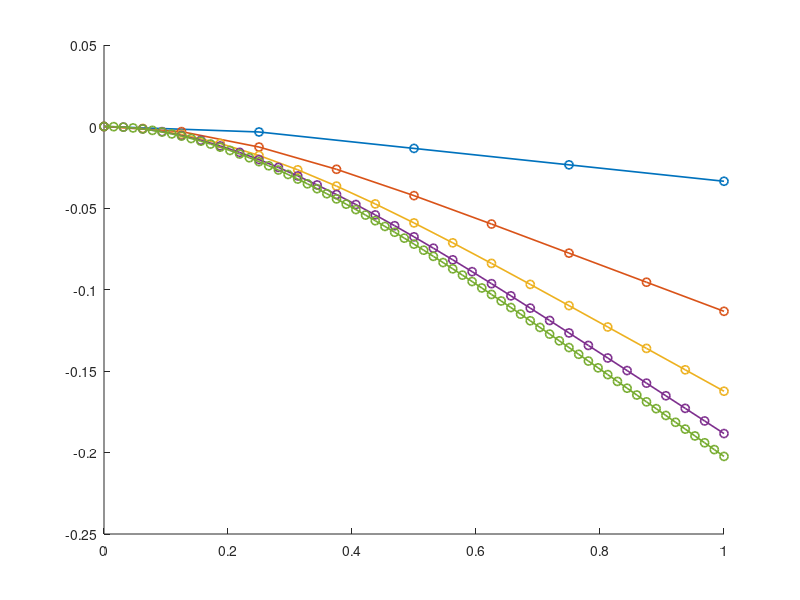

Reproduce this figure in MATLAB. (Note: this script raises an error after producing the figure.)
function compare_numerical_exact2()
    %%%%%%%%%%%%%%%%%%%%%%%%%%%%%%%%%%%%%%%%%%%%%%%%%%%%%%
    % 1) USER-DEFINED PARAMETERS
    %%%%%%%%%%%%%%%%%%%%%%%%%%%%%%%%%%%%%%%%%%%%%%%%%%%%%%
    alpha    = 1;       % Beam stiffness/scale parameter
    kappa    = 1;       % Obstacle stiffness
    f        = -1.72;    % Constant force (negative example)
    y_minus  = -0.2;    % Obstacle position
    M_values = [4,8,16,32,64];  % Mesh sizes (elements per unit length)

    %%%%%%%%%%%%%%%%%%%%%%%%%%%%%%%%%%%%%%%%%%%%%%%%%%%%%%
    % 2) PREPARE FOR DATA STORAGE
    %%%%%%%%%%%%%%%%%%%%%%%%%%%%%%%%%%%%%%%%%%%%%%%%%%%%%%
    numM       = length(M_values);
    L2_errors  = zeros(numM,1);
    Linf_errors= zeros(numM,1);
    hx_values  = zeros(numM,1);
    colors     = lines(numM);

    figure('Name','Comparison of Numerical and Exact Solutions'); 
    hold on; grid off;

    %%%%%%%%%%%%%%%%%%%%%%%%%%%%%%%%%%%%%%%%%%%%%%%%%%%%%%
    % 3) LOOP OVER VARIOUS MESH SIZES
    %%%%%%%%%%%%%%%%%%%%%%%%%%%%%%%%%%%%%%%%%%%%%%%%%%%%%%
    for iM = 1:numM
        M  = M_values(iM);
        dx = 1.0 / M;
        hx_values(iM) = dx;

        % (a) Numerical solution on x_i = i*dx, i=0..M
        [x_numerical, u_numerical] = solveBeamSteadyContact(M, alpha, kappa, f, y_minus);

        % (b) Exact solution on same grid
        u_exact = arrayfun(@(x) piecewise_beam_exact(x, alpha, kappa, f, y_minus), x_numerical);

        % (c) Errors
        err_vec          = u_numerical - u_exact;
        Linf_errors(iM)  = max(abs(err_vec));           % L^∞
        L2_errors(iM)    = sqrt(sum(err_vec.^2) * dx);  % L^2 (discrete 1D)

        % (d) Plot for visual inspection
        plot(x_numerical, u_numerical, '-o', 'Color', colors(iM,:), ...
            'DisplayName', sprintf('M=%d, numerical', M), 'LineWidth', 1.2);
        
    end

    plot(x_numerical, u_exact, 'Color',k,'DisplayName', 'Exact', 'LineWidth', 1.2);

    yl = ylim;                            % current limits
    
    % ensure there is *some* room below y_minus and above y_plus
    tol = max(1e-10, 0.01*diff(yl));       % small, automatic epsilon
    ymin = min(yl(1), y_minus - tol);

    line([1 1], [y_minus, ymin], 'Color','k', 'LineWidth',5,'LineStyle','-', 'DisplayName', 'obstacle');

    % Obstacle
    % yline(y_minus,'k--','DisplayName',sprintf('Obstacle y_- = %g', y_minus),LineWidth=1.2);
    xlabel('$x$',Interpreter="latex"); ylabel('$u(x)$',Interpreter="latex");
    title(sprintf('Comparison of Numerical and Exact Solutions ($f$ = %g)', f),Interpreter="latex");
    legend('Location','southwest'); box on;
    hold off;

    %%%%%%%%%%%%%%%%%%%%%%%%%%%%%%%%%%%%%%%%%%%%%%%%%%%%%%
    % 4) CONVERGENCE RATES (two-grid OOC)
    %%%%%%%%%%%%%%%%%%%%%%%%%%%%%%%%%%%%%%%%%%%%%%%%%%%%%%
    p_L2   = nan(numM,1);
    p_Linf = nan(numM,1);
    for i = 1:numM-1
        p_L2(i)   = log(L2_errors(i)  / L2_errors(i+1))   / log(hx_values(i) / hx_values(i+1));
        p_Linf(i) = log(Linf_errors(i)/ Linf_errors(i+1)) / log(hx_values(i) / hx_values(i+1));
    end

    %%%%%%%%%%%%%%%%%%%%%%%%%%%%%%%%%%%%%%%%%%%%%%%%%%%%%%
    % 5) PLOTS OF ERROR VS h
    %%%%%%%%%%%%%%%%%%%%%%%%%%%%%%%%%%%%%%%%%%%%%%%%%%%%%%
    % figure('Name','Convergence Plots');
    % loglog(hx_values, L2_errors,  'ro--','DisplayName','l^2 error','LineWidth',1.5); hold on; grid off;
    % loglog(hx_values, Linf_errors,'bs--','DisplayName','l^\infty error','LineWidth',1.5);
    % xlabel('Mesh spacing $\Delta x$',Interpreter="latex"); ylabel('Error norm',Interpreter="latex");
    % title('Log-log Plot of Error vs. $\Delta x$', 'Interpreter','latex');
    % legend('Location','northwest');

    %%%%%%%%%%%%%%%%%%%%%%%%%%%%%%%%%%%%%%%%%%%%%%%%%%%%%%
    % 6) TABLE WITH ERRORS AND RATES
    %%%%%%%%%%%%%%%%%%%%%%%%%%%%%%%%%%%%%%%%%%%%%%%%%%%%%%
    fprintf('\n%-8s %-10s %-14s %-14s %-10s %-10s\n', 'M', 'dx', 'L2_error', 'L_inf_error', 'p_L2', 'p_Linf');
    fprintf('%s\n', repmat('-',1,72));
    for iM = 1:numM
        pL2   = p_L2(iM);   pLinf = p_Linf(iM);
        pL2_str   = ternary(isnan(pL2),   '   -   ', sprintf('%8.3f', pL2));
        pLinf_str = ternary(isnan(pLinf), '   -   ', sprintf('%8.3f', pLinf));
        fprintf('%-8d %-10.6f %-14.6e %-14.6e %8s %8s\n', ...
            M_values(iM), hx_values(iM), L2_errors(iM), Linf_errors(iM), pL2_str, pLinf_str);
    end

    % Optional: least-squares slope over finest K grids
    K = min(4, numM); idx = (numM-K+1):numM;
    Pfit_L2   = polyfit(log(hx_values(idx)), log(L2_errors(idx)),   1);
    Pfit_Linf = polyfit(log(hx_values(idx)), log(Linf_errors(idx)), 1);
    fprintf('\nLeast-squares slope over finest %d grids: p_L2=%.3f, p_Linf=%.3f\n', ...
            K, Pfit_L2(1), Pfit_Linf(1));

    %==================== NESTED HELPERS ====================%
    function out = ternary(cond, a, b)
        if cond, out = a; else, out = b; end
    end

    function [xvals, bar_u] = solveBeamSteadyContact(Mloc, alpha_, kappa_, f_force, y_minus_)
        % Finite-difference steady beam with unilateral contact at x=1.
        dxloc = 1.0 / Mloc;
        N     = Mloc + 1;
        xvals = linspace(0,1,N)';

        % Try no-contact and contact systems; pick consistent one.
        [bar_u_A, okA] = solveSystem(Mloc, dxloc, alpha_, kappa_, f_force, y_minus_, 'nocontact');
        if bar_u_A(end) < y_minus_, okA = false; end

        [bar_u_B, okB] = solveSystem(Mloc, dxloc, alpha_, kappa_, f_force, y_minus_, 'contact');
        if bar_u_B(end) >= y_minus_, okB = false; end

        if okA
            bar_u = bar_u_A;
        elseif okB
            bar_u = bar_u_B;
        else
            bar_u = bar_u_A; % fallback
        end
    end

    function [bar_u, success] = solveSystem(Mloc, dxloc, alpha_, kappa_, f_force, y_minus_, mode)
        N   = Mloc + 1;
        A   = zeros(N,N);
        rhs = zeros(N,1);

        % (1) u(0)=0
        A(1,1) = 1; rhs(1) = 0;

        % (2) u_x(0)=0  => -3u0 + 4u1 - u2 = 0
        A(2,1) = -3; A(2,2) = 4; A(2,3) = -1;

        % (3) Interior: alpha^2 u_xxxx = f
        c = alpha_^2 / dxloc^4;
        for eq = 3:(N-2)
            A(eq, eq-2) =  c;
            A(eq, eq-1) = -4*c;
            A(eq, eq  ) =  6*c;
            A(eq, eq+1) = -4*c;
            A(eq, eq+2) =  c;
            rhs(eq)     =  f_force;
        end

        % (4) u_xx(1)=0 => u_{M-2} - 2u_{M-1} + u_M = 0
        eq = N-1;
        A(eq, N-2) = 1; A(eq, N-1) = -2; A(eq, N) = 1;

        % (5) Free vs contact condition at x=1
        eq = N;
        if strcmp(mode,'nocontact')
            % u_xxx(1)=0  => (u_M - 3u_{M-1} + 3u_{M-2} - u_{M-3})/dx^3 = 0
            d3 = 1/dxloc^3;
            A(eq, N  ) =  d3;
            A(eq, N-1) = -3*d3;
            A(eq, N-2) =  3*d3;
            A(eq, N-3) = -1*d3;
            rhs(eq)    =  0;
        else
            % -alpha^2 u_xxx(1) = kappa (u(1) - y_-)
            %  => alpha^2/dx^3*(u_M - 3u_{M-1} + 3u_{M-2} - u_{M-3}) + kappa*u_M = kappa*y_-
            d3a = alpha_^2 / dxloc^3;
            A(eq, N  ) =  d3a;       % will add kappa below
            A(eq, N-1) = -3*d3a;
            A(eq, N-2) =  3*d3a;
            A(eq, N-3) = -1*d3a;
            A(eq, N  ) = A(eq, N) + kappa_;
            rhs(eq)    = kappa_ * y_minus_;
        end

        bar_u  = A \ rhs;
        success = true;
    end

    function val = piecewise_beam_exact(x, alpha_, kappa_, f_, y_minus_)
        % Decide regime by free-end displacement in no-contact case
        end_disp_nc = f_ / (8 * alpha_^2);
        if end_disp_nc >= y_minus_
            val = u_no_contact(x, alpha_, f_);
        else
            val = u_contact(x, alpha_, kappa_, f_, y_minus_);
        end
    end

    function val = u_no_contact(x, alpha_, f_)
        % Polynomial satisfying: u(0)=0, u'(0)=0, u''(1)=0, u'''(1)=0
        val = (f_/(24*alpha_^2))*(x.^4 - 4*x.^3 + 6*x.^2);
    end

    function val = u_contact(x, alpha_, kappa_, f_, y_minus_)
        % Simple illustrative contact-form (problem-specific!)
        A = a_contact(alpha_, kappa_, f_, y_minus_);
        val = (f_/(24*alpha_^2))*x.^4 ...
            + (A/6)*x.^3 ...
            - ((f_/(4*alpha_^2))+A/2)*x.^2;
    end

    function A = a_contact(alpha_, kappa_, f_, y_minus_)
        % Chosen to enforce a representative matching; adapt if needed.
        A = (-3*kappa_ / (kappa_ + 3*alpha_^2)) * ...
            ( y_minus_ + f_ * ( 5/(24*alpha_^2) + 1/kappa_ ) );
    end
end
